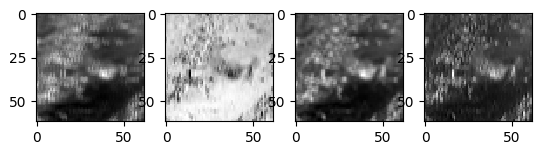

Generate this figure with Python:
import numpy as np
import cv2
import matplotlib.pyplot as plt

height, width = 64, 64
k_channel = 4

img = cv2.imread("akahara_0001.jpg")
img = cv2.resize(img, (width, height))

np.random.seed(0)

kernels = np.random.normal(0, 0.01, [3, 3, k_channel])

out = np.zeros((height-2, width-2, 4), dtype=np.float32)

for y in range(height-2):
    for x in range(width-2):
        for ki in range(k_channel):
            out[y, x, ki] = np.sum(img[y:y+3, x:x+3] * kernels[..., ki])

for i in range(k_channel):
    plt.subplot(1,4,i+1)
    plt.imshow(out[..., i], cmap='gray')

plt.show()
